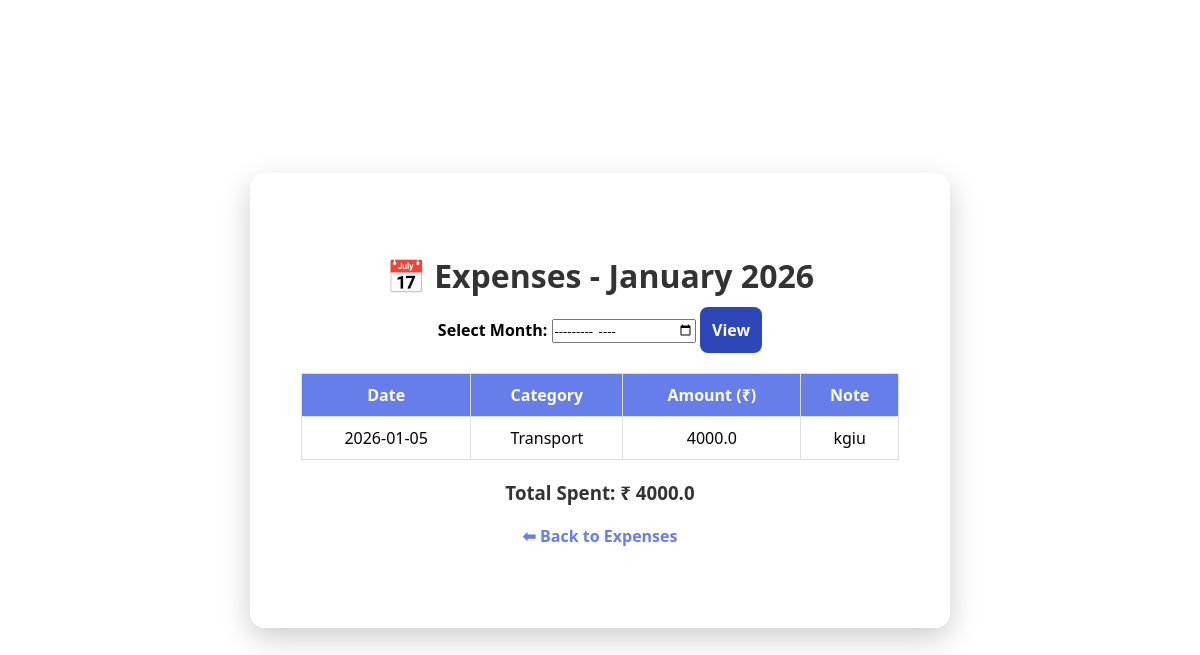
Page /past-month (signed in) on the committed database.
### tables this page shows
CREATE TABLE expenses (
            id INTEGER PRIMARY KEY AUTOINCREMENT,
            username TEXT NOT NULL,
            amount REAL NOT NULL,
            category TEXT NOT NULL,
            date TEXT NOT NULL,
            note TEXT
        );

### app.py (the view)
@app.route("/past-month")
def past_month_expenses():
    if "user" not in session:
        return redirect("/login")
    username = session["user"]
    selected_month = request.args.get("month")
    today = datetime.today()
    if selected_month:
        selected_date = datetime.strptime(selected_month, "%Y-%m")
        start_date = selected_date.replace(day=1)
        if selected_date.month == 12:
            end_date = selected_date.replace(year=selected_date.year+1, month=1, day=1) - timedelta(days=1)
        else:
            end_date = selected_date.replace(month=selected_date.month+1, day=1) - timedelta(days=1)
    else:
        first_day_current_month = today.replace(day=1)
        end_date = first_day_current_month - timedelta(days=1)
        start_date = end_date.replace(day=1)
    conn = get_db_connection()
    expenses = conn.execute("""
        SELECT * FROM expenses
        WHERE username = ? AND date BETWEEN ? AND ?
        ORDER BY date DESC
    """, (username,
          start_date.strftime("%Y-%m-%d"),
          end_date.strftime("%Y-%m-%d"))).fetchall()
    conn.close()
    total = sum(expense["amount"] for expense in expenses)
    return render_template(
        "past_month.html",
        expenses=expenses,
        total=total,
        month=start_date.strftime("%B %Y")
    )

### app.py (called while the page is built)
def get_db_connection():
    conn = sqlite3.connect("expenses.db")
    conn.row_factory = sqlite3.Row
    return conn

### templates/past_month.html (shortened to what this page needs)
<!DOCTYPE html>
<html>
<head>
    <link rel="stylesheet" href="{{ url_for('static', filename='style.css') }}">
</head>
<body>
<div class="container" style="width:700px;">
    <h1>📅 Expenses - {{ month }}</h1>
    <form method="GET" style="margin-bottom:20px; text-align:center;">
        <label style="font-weight:bold;">Select Month:</label>
        <input type="month" name="month" required>
        <button type="submit" class="btn primary">View</button>
    </form>
    {% if expenses %}
    <table class="expense-table">
        <thead>
            <tr>
                <th>Date</th>
                <th>Category</th>
                <th>Amount (₹)</th>
                <th>Note</th>
            </tr>
        </thead>
        <tbody>
        {% for expense in expenses %}
            <tr>
                <td>{{ expense.date }}</td>
                <td>{{ expense.category }}</td>
                <td>{{ expense.amount }}</td>
                <td>{{ expense.note or "-" }}</td>
            </tr>
        {% endfor %}
        </tbody>
    </table>
    <h3 class="total">Total Spent: ₹ {{ total }}</h3>
    {% else %}
        <p>No expenses found for this month.</p>
    {% endif %}
    <a href="/expenses" class="back-link">⬅ Back to Expenses</a>
</div>
</body>
</html>

### static/style.css (style rules this page uses)
* { margin: 0; padding: 0; box-sizing: border-box; font-family: "Segoe UI", sans-serif; }
body { height: 100vh; background-image: url("https://images.pexels.com/photos/27920274/pexels-photo-27920274.jpeg?cs=srgb&dl=pexels-jakubzerdzicki-27920274.jpg&fm=jpg"); background-size: cover; background-position: center; background-repeat: no-repeat; display: flex; align-items: center; justify-content: center; }
.container { background: rgba(255, 255, 255, 0.75); backdrop-filter: blur(10px); -webkit-backdrop-filter: blur(10px); padding: 80px 50px; width: 500px; text-align: center; border-radius: 15px; box-shadow: 0 10px 30px rgba(0,0,0,0.2); border: 1px solid rgba(255, 255, 255, 0.3); }
.container h1 { font-size: 32px; margin-bottom: 10px; color: #333; }
.btn { text-decoration: none; padding: 12px; border-radius: 8px; font-size: 16px; font-weight: 600; transition: 0.3s ease; cursor: pointer; border: none; }
.primary { background: #2d47b9; color: white; }
.back-link { display: inline-block; margin-top: 20px; color: #667eea; text-decoration: none; font-weight: 600; }
.expense-table { width: 100%; border-collapse: collapse; margin-top: 20px; }
.expense-table th, .expense-table td { border: 1px solid #ddd; padding: 10px; text-align: center; }
.expense-table th { background: #667eea; color: white; }
.total { margin-top: 20px; color: #333; }

### rows in the picture
expenses: date "2026-01-05", category "Transport", amount "4000.0", note "kgiu"

### other values in the picture
{{ month }} "January 2026"
{{ total }} "4000.0"
